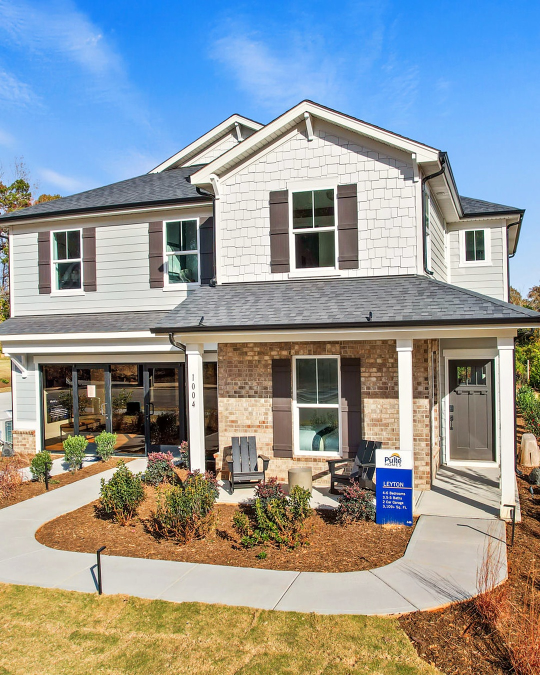
#> input picture 2026-10-30-new-construction-carousel/build/img/01.jpg, 1080 x 1350 px, given in place of eb_sales.jpg, which was not available (shown at 1/2 size)
$ python prep_photos.py
#> lines starting #> are read from the running program, lines starting #| are printed output that depends on the picture; pictures that were not available may be replaced by others from this repository, and a replacement may not be noted
# Oct 30 2026 NC carousel photo prep: builder photos only (credited Pulte Homes, D.R. Horton, Smith Douglas Homes; each from the community page on the builder site). Native cover-crop for 4:5 and 1:1, Lanczos,
# grade: autocontrast blend 0.45, slight warmth, +4% contrast, +3% saturation, UnsharpMask (stronger when upscaled; KB web photos are 1200x800).
from PIL import Image, ImageEnhance, ImageFilter, ImageOps
import os
import numpy as np
os.chdir(os.path.dirname(os.path.abspath(__file__)))
M={1:("src/eb_sales.jpg",.5,.5),2:("src/bc_aria_n.jpg",.5,.5),3:("src/mg_model.jpg",.5,.5),4:("src/pc_pool.jpg",.5,.5),
   5:("src/eb_welcome.jpg",.5,.5),6:("src/sd_bdx1.jpg",.5,.5),7:("src/mg_kitchen.jpg",.5,.5),
   8:("src/eb_kitchen.jpg",.5,.5),9:("src/pc_douglas.jpg",.5,.5),10:("src/mg_gather.jpg",.5,.5)}
FX={}
# house numbers retouched out; rects given in 4:5 output px, mapped back to source px (so both sizes are clean); 'v' = blend from the clean trim above/below
FIX45={2:[(812,678,832,736,'v')]}  # house number on the D.R. Horton photo
def retouch(im,rects):
    a=np.asarray(im).astype(float).copy()
    for x0,y0,x1,y1 in rects:
        top=a[y0-3:y0-1,x0:x1].mean(0); bot=a[y1+1:y1+3,x0:x1].mean(0)
        for k,y in enumerate(range(y0,y1)):
            t=(k+1)/(y1-y0+1); a[y,x0:x1]=top*(1-t)+bot*t
    return Image.fromarray(a.clip(0,255).astype('uint8'))
SIZES={"img":(1080,1350),"img1x1":(1080,1080)}
for i,(f,x,y) in M.items():
    src=ImageOps.exif_transpose(Image.open(f)).convert("RGB")
#> src is the input picture: PIL image 1080x1350 RGB; mean R, G, B 146.8, 152.2, 153.5
    if i in FIX45:
        r=max(1080/src.width,1350/src.height); l=(round(src.width*r)-1080)*x; t=(round(src.height*r)-1350)*y
        for x0,y0,x1,y1,mode in FIX45[i]:
            src=retouch(src,[tuple(int(v) for v in ((x0+l)/r,(y0+t)/r,(x1+l)/r+1,(y1+t)/r+1))])
    for d,(W,H) in SIZES.items():
        r=max(W/src.width,H/src.height); im=src.resize((round(src.width*r),round(src.height*r)),Image.LANCZOS)
        xx=FX.get((i,d),x); l=int((im.width-W)*xx); t=int((im.height-H)*y); im=im.crop((l,t,l+W,t+H))
        im=Image.blend(im,ImageOps.autocontrast(im,cutoff=0.3),0.45)
        R,G,B=im.split(); R=R.point(lambda v:min(255,int(v*1.012+1))); B=B.point(lambda v:int(v*0.988)); im=Image.merge("RGB",(R,G,B))
        im=ImageEnhance.Contrast(im).enhance(1.04); im=ImageEnhance.Color(im).enhance(1.03)
        im=im.filter(ImageFilter.UnsharpMask(1.4 if r>1.4 else 1.0, 90 if r>1.4 else 60, 2))
        im.save(f"{d}/{i:02d}.jpg",quality=94)
#> this loop made 2 passes
#> pass 1, `R, G, B = im.split()`:
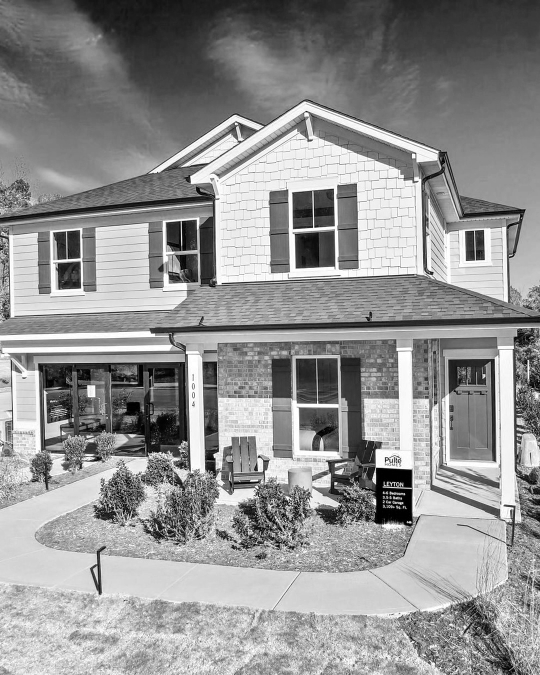
#> R: PIL image 1080x1350 L (shown at 1/2 size); min 0, max 255, mean 145.8
#> pass 1, `R, G, B = im.split()`:
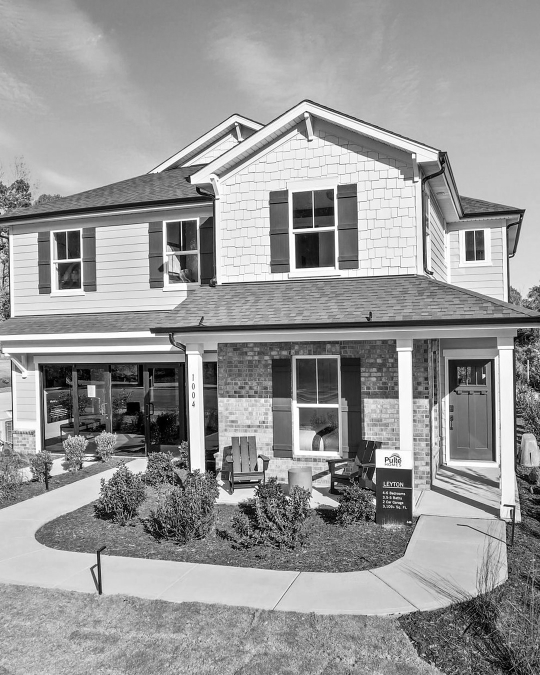
#> G: PIL image 1080x1350 L (shown at 1/2 size); min 0, max 255, mean 152.2
#> pass 1, `R, G, B = im.split()`:
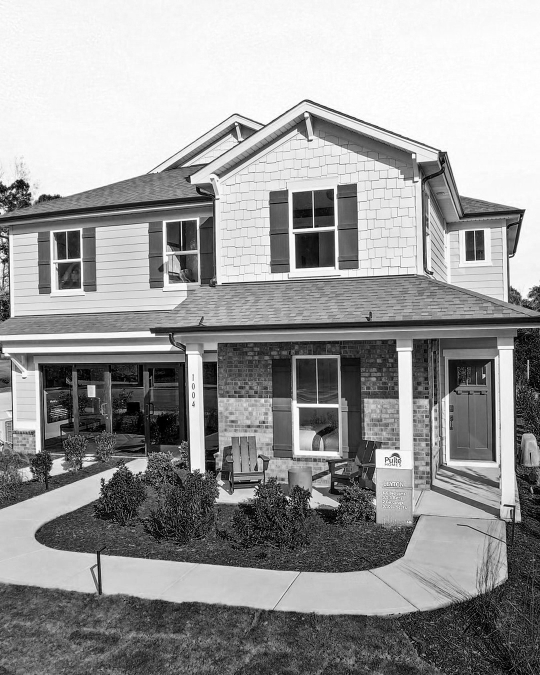
#> B: PIL image 1080x1350 L (shown at 1/2 size); min 0, max 255, mean 153.5
#> after the loop:
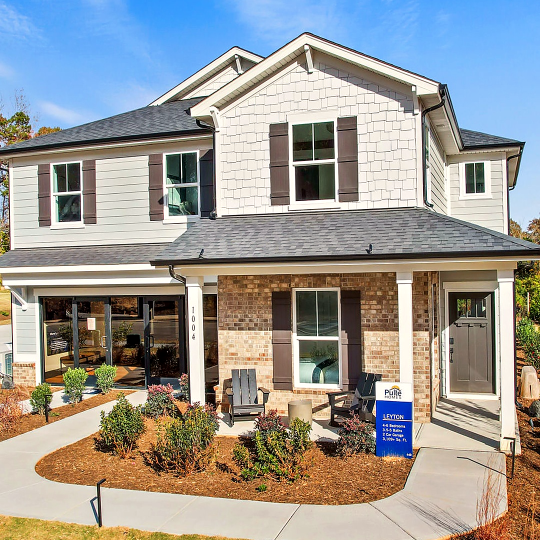
#> im: PIL image 1080x1080 RGB (shown at 1/2 size); mean R, G, B 153.4, 151.9, 148.4
    print(i,f,src.size,"scale4:5=%.2f"%max(1080/src.width,1350/src.height))
#| 1 src/eb_sales.jpg (1080, 1350) scale4:5=1.00
#> pass 2 of the loop `for i,(f,x,y) in M.items():`:
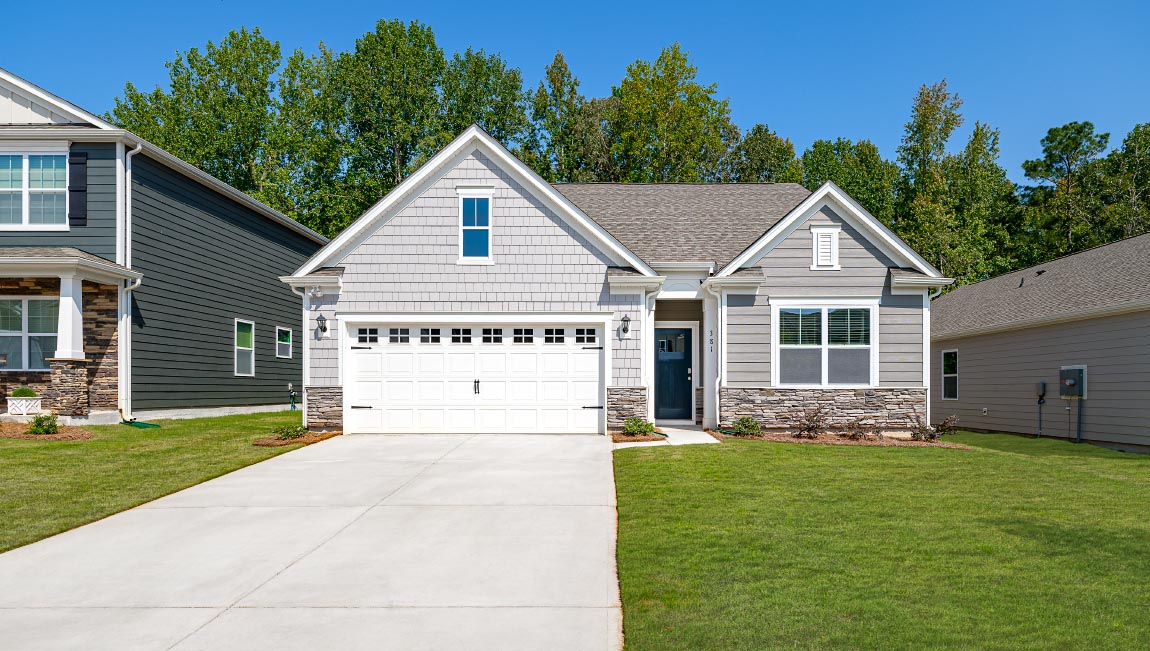
#> input picture 2026-10-30-new-construction-carousel/build/src/bc_aria_n.jpg, 1150 x 651 px
#> src is the input picture: PIL image 1150x651 RGB; mean R, G, B 128.2, 144.5, 133.3
#> the loop `for d,(W,H) in SIZES.items():` made 2 passes
#> pass 1, `R, G, B = im.split()`:
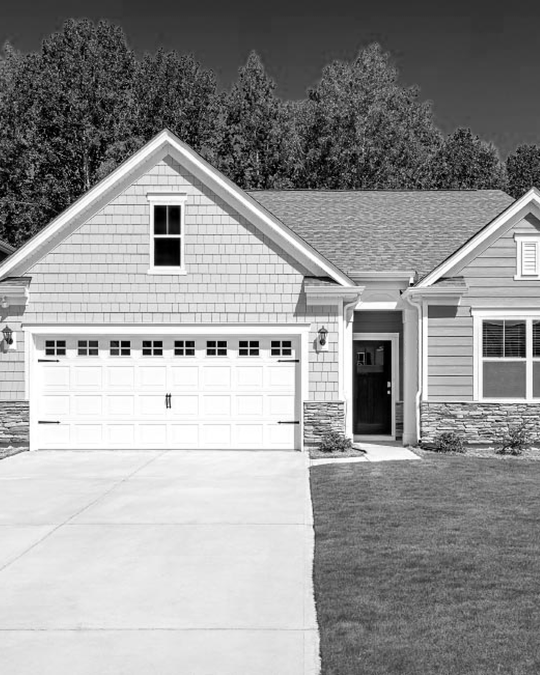
#> R: PIL image 1080x1350 L (shown at 1/2 size); min 0, max 255, mean 149.6
#> after the loop `for d,(W,H) in SIZES.items():`:
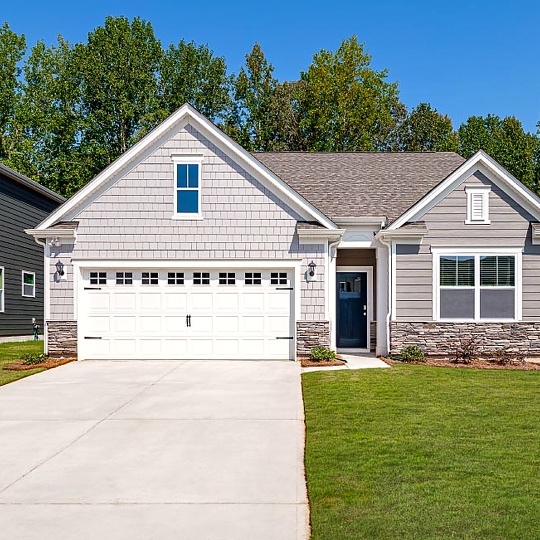
#> im: PIL image 1080x1080 RGB (shown at 1/2 size); mean R, G, B 144.3, 155, 145.3
#| 2 src/bc_aria_n.jpg (1150, 651) scale4:5=2.07
#> pass 3 of the loop `for i,(f,x,y) in M.items():`:
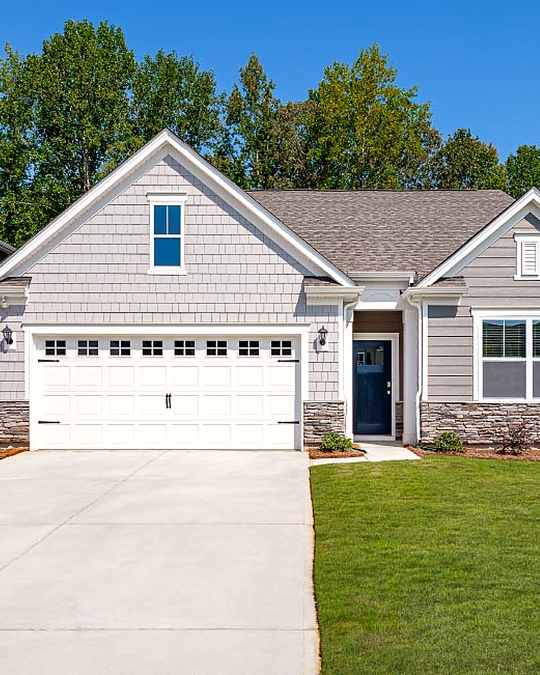
#> input picture 2026-10-30-new-construction-carousel/build/img/02.jpg, 1080 x 1350 px, given in place of mg_model.jpg, which was not available (shown at 1/2 size)
#> src is the input picture: PIL image 1080x1350 RGB; mean R, G, B 150.3, 160.1, 151.2
#> the loop `for d,(W,H) in SIZES.items():` made 2 passes
#> pass 1, `R, G, B = im.split()`:
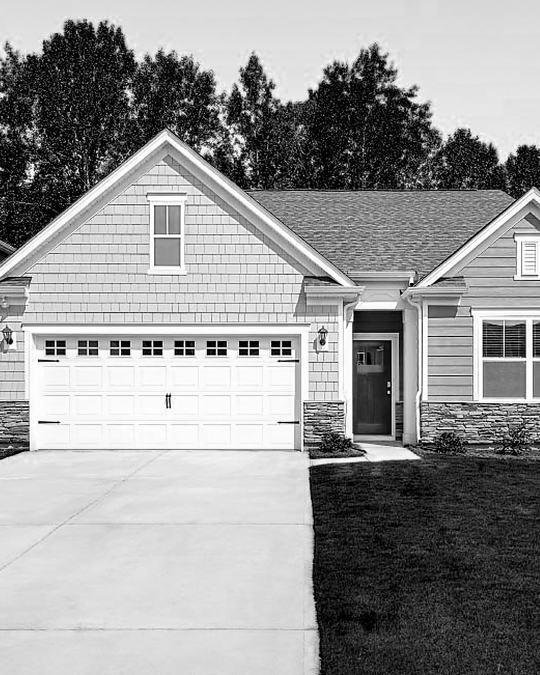
#> B: PIL image 1080x1350 L (shown at 1/2 size); min 0, max 255, mean 151.2
#> after the loop `for d,(W,H) in SIZES.items():`:
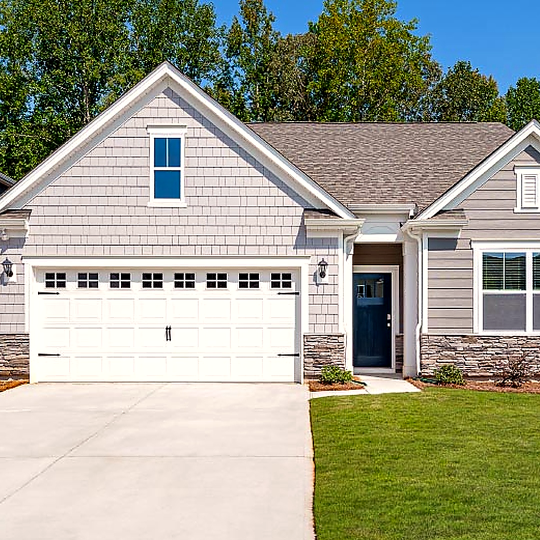
#> im: PIL image 1080x1080 RGB (shown at 1/2 size); mean R, G, B 160.1, 160.7, 143.4
#| 3 src/mg_model.jpg (1080, 1350) scale4:5=1.00
#> (the run stopped early here; a loop or call above may not have finished)
